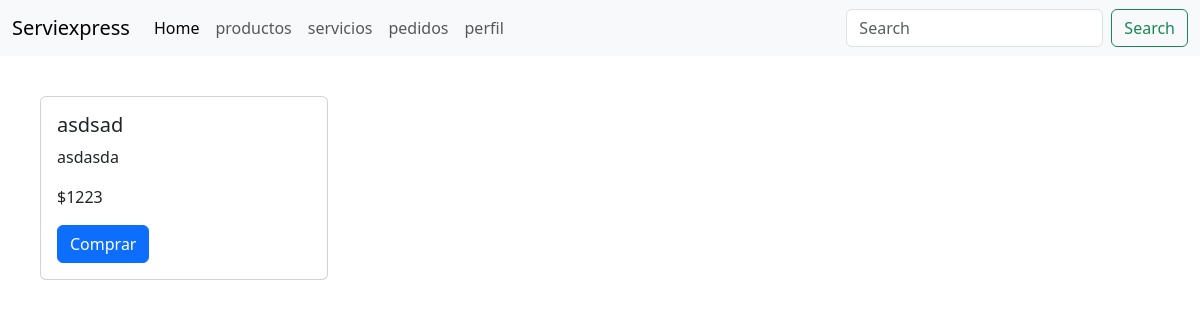
The app's page /servicios/, older data.
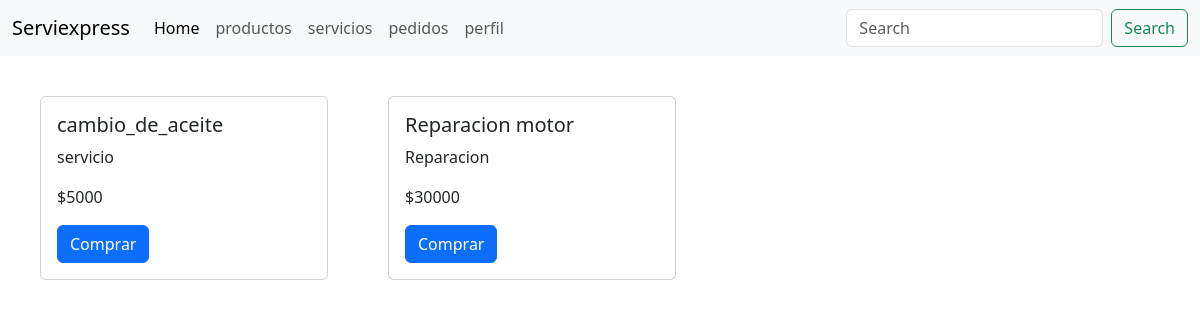
The same page, newer data.
### API_Rest/models.py (models this page shows, shortened)
class Servicio(models.Model):
    Id_Servicio = models.CharField(primary_key=True, max_length=7)
    Nombre_Servicio = models.CharField(max_length=30)
    Tipo_Servicio = models.CharField(max_length=20)
    Precio_Servicio = models.IntegerField()
    Personal_cargo = models.CharField(max_length=40)

### API_Rest/views.py (the view)
# urls.py: path("servicios/", servicios, name="servicios"),
def servicios(request):
    servicios = Servicio.objects.all()
    return render(request, 'core/servicios.html', {"servicios": servicios})

### API_Rest/templates/core/servicios.html (shortened to what this page needs)
<!DOCTYPE html>
<html lang="en">
<head>
    <link href="https://cdn.jsdelivr.net/npm/bootstrap@5.3.2/dist/css/bootstrap.min.css" rel="stylesheet">
    <link href="../../static/css/producto.css" rel="stylesheet">
    <link rel="stylesheet" href="https://code.jquery.com/ui/1.12.1/themes/base/jquery-ui.css">
    <link rel="stylesheet" href="https://cdnjs.cloudflare.com/ajax/libs/timepicker/1.3.5/jquery.timepicker.min.css">
    <link rel="stylesheet" href="https://cdn.jsdelivr.net/npm/sweetalert2@11.6.6/dist/sweetalert2.min.css">
    <link rel="stylesheet" href="https://cdn.jsdelivr.net/npm/sweetalert2@10.16.3/dist/sweetalert2.min.css">
</head>
<body>
    <header>
        <nav class="navbar navbar-expand-lg navbar-light bg-light">
            <div class="container-fluid">
                <a class="navbar-brand" href="{% url 'index' %}">Serviexpress</a>
                <div class="collapse navbar-collapse" id="navbarSupportedContent">
                    <ul class="navbar-nav me-auto mb-2 mb-lg-0">
                        <li class="nav-item">
                            <a class="nav-link active" aria-current="page" href="{% url 'index' %}">Home</a>
                        </li>
                        <li class="nav-item">
                            <a class="nav-link" href="{% url 'productos' %}">productos</a>
                        </li>
                        <li class="nav-item">
                            <a class="nav-link" href="{% url 'servicios' %}">servicios</a>
                        </li>
                        <li class="nav-item">
                            <a class="nav-link" href="{% url 'pedidos' %}">pedidos</a>
                        </li>
                        <li class="nav-item">
                            <a class="nav-link" href="{% url 'perfil' %}">perfil</a>
                        </li>
                    </ul>
                    <form class="d-flex" role="search">
                        <input class="form-control me-2" type="search" placeholder="Search" aria-label="Search">
                        <button class="btn btn-outline-success" type="submit">Search</button>
                    </form>
                </div>
            </div>
        </nav>
    </header>
    <div class="productos">
        {% for servicio in servicios %}
        <div class="card{{ forloop.counter }}">
            <div class="card" style="width: 18rem;">
                <div class="card-body">
                    <h5 class="card-title">{{ servicio.Nombre_Servicio }}</h5>
                    <p class="card-text">{{ servicio.Tipo_Servicio }}</p>
                    <p class="card-text">${{ servicio.Precio_Servicio }}</p>
                    <a href="#" class="btn btn-primary" onclick="mostrarSelectorFechaHora('{{ servicio.Nombre_Servicio }}')">Comprar</a>
                </div>
            </div>
        </div>
        {% endfor %}
    </div>
</body>
</html>

Row changes from the older to the newer data that the page shows:
removed Servicio: Nombre_Servicio "asdsad", Tipo_Servicio "asdasda", Precio_Servicio "1223"
added Servicio: Nombre_Servicio "cambio_de_aceite", Tipo_Servicio "servicio", Precio_Servicio "5000"
added Servicio: Nombre_Servicio "Reparacion motor", Tipo_Servicio "Reparacion", Precio_Servicio "30000"
